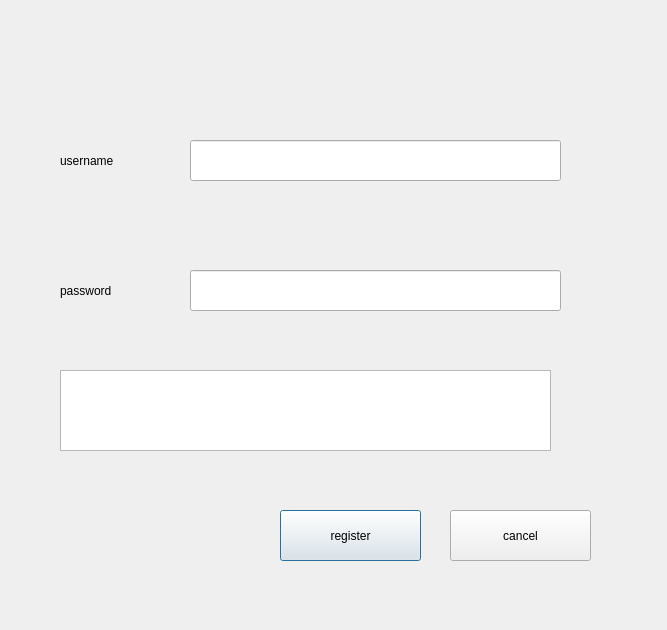
<?xml version="1.0" encoding="UTF-8"?>
<ui version="4.0">
 <class>registerDialog</class>
 <widget class="QDialog" name="registerDialog">
  <property name="geometry">
   <rect>
    <x>0</x>
    <y>0</y>
    <width>667</width>
    <height>630</height>
   </rect>
  </property>
  <property name="windowTitle">
   <string>Dialog</string>
  </property>
  <widget class="QPushButton" name="registerButton">
   <property name="geometry">
    <rect>
     <x>280</x>
     <y>510</y>
     <width>141</width>
     <height>51</height>
    </rect>
   </property>
   <property name="text">
    <string>register</string>
   </property>
  </widget>
  <widget class="QPushButton" name="cancelButton">
   <property name="geometry">
    <rect>
     <x>450</x>
     <y>510</y>
     <width>141</width>
     <height>51</height>
    </rect>
   </property>
   <property name="text">
    <string>cancel</string>
   </property>
  </widget>
  <widget class="QLabel" name="userName_label">
   <property name="geometry">
    <rect>
     <x>60</x>
     <y>140</y>
     <width>111</width>
     <height>41</height>
    </rect>
   </property>
   <property name="text">
    <string>username</string>
   </property>
  </widget>
  <widget class="QLabel" name="password_label">
   <property name="geometry">
    <rect>
     <x>60</x>
     <y>270</y>
     <width>111</width>
     <height>41</height>
    </rect>
   </property>
   <property name="text">
    <string>password</string>
   </property>
  </widget>
  <widget class="QTextBrowser" name="feedBackBrowser">
   <property name="geometry">
    <rect>
     <x>60</x>
     <y>370</y>
     <width>491</width>
     <height>81</height>
    </rect>
   </property>
  </widget>
  <widget class="QLineEdit" name="userNameLineEdit">
   <property name="geometry">
    <rect>
     <x>190</x>
     <y>140</y>
     <width>371</width>
     <height>41</height>
    </rect>
   </property>
  </widget>
  <widget class="QLineEdit" name="passwordLineEdit">
   <property name="geometry">
    <rect>
     <x>190</x>
     <y>270</y>
     <width>371</width>
     <height>41</height>
    </rect>
   </property>
  </widget>
 </widget>
 <resources/>
 <connections/>
</ui>
